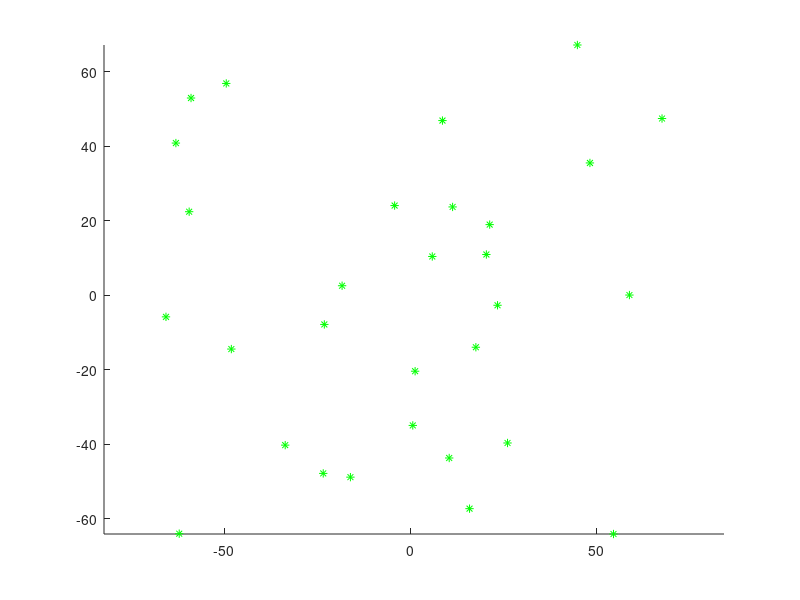

Reproduce this figure in MATLAB. (Note: this script raises an error after producing the figure.)
%Monte-carlo based localisation
%note this is not coded efficiently but rather to make the ideas clear
%all loops should be vectorized but that gets a little matlab-speak intensive
%and may obliterate the elegance of a particle filter ....
function MCL
close all ; clear all;
global xTrue;global Map;global RTrue;global UTrue;global nSteps;
nSteps = 6000;
%change this to see how sensitive we are to the number of particle
%(hypotheses run) especially in relation to initial distribution !
nParticles = 400;
Map = 140*rand(2,30)-70;
UTrue = diag([0.01,0.01,1*pi/180]).^2;
RTrue = diag([2.0,3*pi/180]).^2;
UEst = 1.0*UTrue;
REst = 1.0*RTrue;
xTrue = [1;-40;-pi/2];
xOdomLast = GetOdometry(1);
%initial conditions: - a point cloud around truth
xP =repmat(xTrue,1,nParticles)+diag([8,8,0.4])*randn(3,nParticles);
%%%%%%%%% storage %%%%%%%%
%initial graphics
figure(1); hold on; grid off ; axis equal;
plot(Map(1,:),Map(2,:),'g*');hold on;
set(gcf,'doublebuffer' , 'on');
hObsLine = line ([0,0],[0,0]);
set(hObsLine,'linestyle',':');
hPoints = plot(xP(1,:),xP(2,:), ' .' );
for k = 2:nSteps
%do world iteration
SimulateWorld(k);
%all particles are equally important
L = ones(nParticles,1)/nParticles;
%figure out control
xOdomNow = GetOdometry(k);
u = tcomp(tinv(xOdomLast),xOdomNow);
xOdomLast = xOdomNow;
%do prediction
%for each particle we add in control vector AND noise
%the control noise adds diversity within the generation
for(p = 1:nParticles)
xP(:,p) = tcomp(xP(:,p),u+sqrt(UEst)*randn(3,1));
end;
xP(3,:) = AngleWrapping(xP(3,:));
%observe a randomn feature
[z,iFeature] = GetObservation(k);
if(~isempty(z))
%predict observation
for(p = 1:nParticles)
%what do we expect observation to be for this particle ?
zPred = DoObservationModel(xP(:,p),iFeature,Map);
%how different
Innov = z-zPred;
%get likelihood (new importance). Assume gaussian here but any pdf works!
%if predicted obs is very different from actual obs this score will be low
%->this particle is not very good at representing state . A lower score means
%it is less likely to be selected for the next generation ...
L(p) = exp(-0.5*Innov'*inv(REst)*Innov)+0.001;
end;
end;
%reselect based on weights:
%particles with big weights will occupy a greater percentage of the
%y axis in a cummulative plot
CDF = cumsum(L)/sum(L);
%so randomly (uniform) choosing y values is more likely to correspond to
%more likely (better) particles ...
iSelect = rand(nParticles,1);
%find the particle that corresponds to each y value (just a look up)
iNextGeneration = interp1(CDF,1:nParticles,iSelect,'nearest','extrap');
%copy selected particles for next generation ..
xP = xP(:,iNextGeneration);
%our estimate is simply the mean of teh particles
xEst = mean(xP,2);
if(mod(k-2,10)==0)
figure(1);
set(hPoints,'XData',xP(1,:));
set(hPoints,'YData',xP(2,:));
if(~isempty(z))
set(hObsLine,'XData',[xEst(1),Map(1,iFeature)]);
set(hObsLine,'YData',[xEst(2),Map(2,iFeature)]);
end;
figure(2);plot(xP(1,:),xP(2,:), ' .' );
drawnow;
end;
end;
end
%%%%%%%%%%%%%%%%%%%%%%%%%%%%%%%%%%%%%%
function [z,iFeature] = GetObservation(k)
global Map;global xTrue;global RTrue;global nSteps;
%fake sensor failure here
if(abs(k-nSteps/2)<0.1*nSteps)
z = [];
iFeature = -1;
else
iFeature = ceil(size(Map,2)*rand(1));
z = DoObservationModel(xTrue, iFeature,Map)+sqrt(RTrue)*randn(2,1);
z(2) = AngleWrapping(z(2));
end;
end
%%%%%%%%%%%%%%%%%%%%%%%%%%%%%%%%%%%%%%
function [z] = DoObservationModel(xVeh, iFeature,Map)
Delta = Map(1:2,iFeature)-xVeh(1:2);
z = [norm(Delta);
atan2(Delta(2),Delta(1))-xVeh(3)];
z(2) = AngleWrapping(z(2));
end
%%%%%%%%%%%%%%%%%%%%%%%%%%%%%%%%%%%%%%
function SimulateWorld(k)
global xTrue;
u = GetRobotControl(k);
xTrue = tcomp(xTrue,u);
xTrue(3) = AngleWrapping(xTrue(3));
end
%%%%%%%%%%%%%%%%%%%%%%%%%%%%%%%%%%%%%%
function [xnow] = GetOdometry(k)
persistent LastOdom; %internal to robot low-level controller
global UTrue;
if(isempty(LastOdom))
global xTrue;
LastOdom = xTrue;
end;
u = GetRobotControl(k);
xnow =tcomp(LastOdom,u);
uNoise = sqrt(UTrue)*randn(3,1);
xnow = tcomp(xnow,uNoise);
LastOdom = xnow;
end
%%%%%%%%%%%%%%%%%%%%%%%%%%%%%%%%%%%%%%
function u = GetRobotControl(k)
global nSteps;
u = [0; 0.025 ; 0.1* pi/180*sin(3*pi*k/nSteps)];
end
function tac = tcomp(tab,tbc)


% final angle
result = tab(3)+tbc(3); % add the angles

if result > pi | result <= -pi
   result = AngleWrapping(result) ;
end

s = sin(tab(3));
c = cos(tab(3));

    % actual value added with the new control vector
    tac = [tab(1:2)+ [c -s; s c]*tbc(1:2);
           result];
end
function angle = AngleWrapping(angle)

if(angle>pi)
    angle=angle-2*pi;
elseif(angle<-pi)
    angle = angle+2*pi;
end;
end